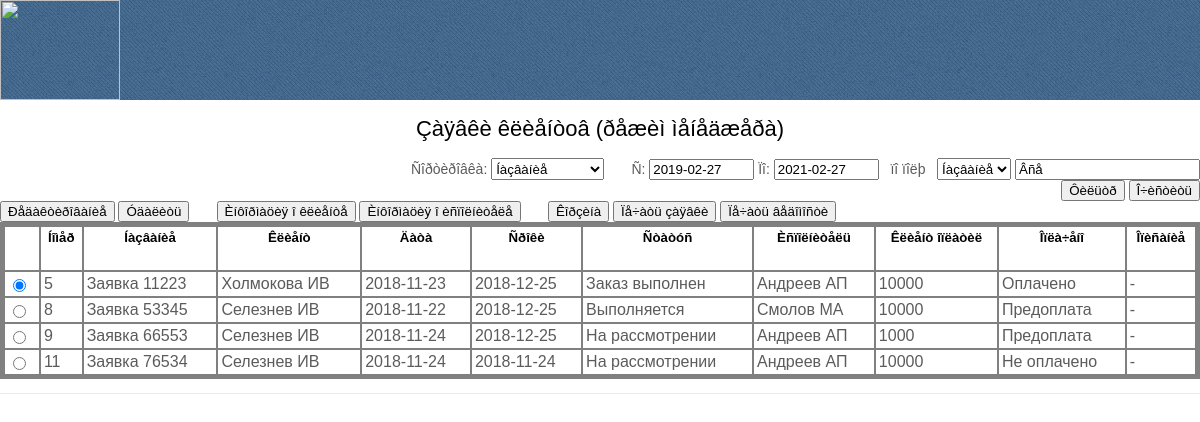
The app's page /servicecentre/reqmng.php with its own data.
### tables this page shows
CREATE TABLE IF NOT EXISTS `request` (
  `idrequest` int(11) NOT NULL AUTO_INCREMENT,
  `idclient` int(11) NOT NULL,
  `idworker` int(11) DEFAULT NULL,
  `date` date DEFAULT NULL,
  `name` char(80) DEFAULT NULL,
  `term` date DEFAULT NULL,
  `status` char(80) DEFAULT NULL,
  `cost` int(11) NOT NULL,
  `paid` varchar(80) NOT NULL,
  `discr` varchar(80) NOT NULL,
  PRIMARY KEY (`idrequest`),
  KEY `R_1` (`idclient`),
  KEY `R_2` (`idworker`)
);

CREATE TABLE IF NOT EXISTS `client` (
  `idclient` int(11) NOT NULL AUTO_INCREMENT,
  `enterprise` char(80) DEFAULT NULL,
  `fio` char(80) DEFAULT NULL,
  `mail` char(80) DEFAULT NULL,
  `login` char(80) DEFAULT NULL,
  `parol` char(80) DEFAULT NULL,
  `phone` char(80) DEFAULT NULL,
  `info` char(80) DEFAULT NULL,
  PRIMARY KEY (`idclient`)
);

CREATE TABLE IF NOT EXISTS `worker` (
  `idworker` int(11) NOT NULL AUTO_INCREMENT,
  `fio` char(80) DEFAULT NULL,
  `post` char(80) DEFAULT NULL,
  `phone` char(80) DEFAULT NULL,
  `login` char(80) DEFAULT NULL,
  `parol` char(80) DEFAULT NULL,
  PRIMARY KEY (`idworker`)
);

### servicecentre/reqmng.php (the view, shortened to what this page needs)
<html >
<head>
<link href="style.css" rel="stylesheet" type="text/css" media="screen" />
</head>
<body>
<div id="wrapper">
	<div id="header-wrapper1">
 			<div id="logo">
				<a href="project.php"> <img src="images/ëîãî.jpg" width="120" height="100"> </a>
			</div>
		<div id="header1" class="container">
<?
require "menu.php";
?>
		</div>
	</div>
		<div style="clear: both;">
        			<div class="post">
     <br>
   <div  style="font-size:22px; color:#000" align="center">Çàÿâêè êëèåíòoâ  (ðåæèì ìåíåäæåðà)</div>
      <br>
 <form name="form2"  method="post"  >
   <?
		$filter=$_GET["filter"];
		$sort=$_GET["sort"];
if ($filter==0)
{
$date1=(date("Y")-1)."-".date("m")."-".date("d");
$date2=(date("Y")+1)."-".date("m")."-".date("d");
}
if ($filter==1)
{
$date1=$_POST['date1'];
$date2=$_POST['date2'];
$fieldfind = $_POST['findname'];
$value1 = $_POST['FilterValue1'];
$s="SELECT request.*, client.fio as clientfio, worker.fio as workerfio FROM client, request LEFT JOIN worker ON request.idworker=worker.idworker where request.idclient=client.idclient and $fieldfind" ;
if ($value1!="Âñå")
$s=$s." LIKE '%$value1"."%' COLLATE cp1251_general_ci ";
Else
$s=$s."=$fieldfind ";
$s=$s." and date>='$date1' and date<='$date2' ";
}
else
		 $s="SELECT request.*, client.fio as clientfio, worker.fio as workerfio FROM client, request LEFT JOIN worker ON request.idworker=worker.idworker where request.idclient=client.idclient ";
	 ?>
     		<div align="right">
Ñîðòèðîâêà:
				<select name="sortname"  style="height:22; width:auto" onChange="this.form.action='reqmng.php?sort=1&filter=<? echo $filter;?>'; this.form.submit();" >
					<option value="name"  <? if ($fieldsort=="name") {?> selected="selected" <? }?>>Íàçâàíèå </option>
			  </select>
        &nbsp;    &nbsp;    &nbsp;
            Ñ:
				<input   name="date1"  value="<? echo "$date1";?>"   size="10" type="text">
            Ïî:
                <input   name="date2"   type="text"  value="<? echo "$date2";?>" size="10">
    &nbsp;
ïî ïîëþ
 &nbsp;
				<select name="findname"  style="height:22; width:auto"  >
					<option value="name"  <? if ($fieldfind=="name") {?> selected="selected" <? }?>>Íàçâàíèå </option>
			  </select>
				<input   name="FilterValue1"  onFocus="if (this.value=='Âñå') this.value=''"  value="<? if ($filter==1) echo "$value1"; else echo("Âñå"); ?>" onBlur="checkFilterValue1()"  type="text">
				<br>
				<input  type="button"  name="button1"  onclick="this.form.action='reqmng.php?filter=1&sort=<? echo $sort;?>'; this.form.submit();"   value="Ôèëüòð">
				<input  type="button"  name="button2"  onclick="this.form.action='reqmng.php?filter=0&sort=<? echo $sort;?>'; this.form.submit();"   value="Î÷èñòèòü">
           <br>
        </div>
<?
 $r=mysql_query($s);
?>
 <input  type="button"  name="button4" <? if (mysql_num_rows($r)==0) {?>    disabled="disabled"<? }?>   onclick="this.form.action='updreqmng.php?upd=1&step=1'; this.form.submit();" value="Ðåäàêòèðîâàíèå">
 <input  type="button"  name="button" <? if (mysql_num_rows($r)==0) {?>    disabled="disabled"<? }?>  onclick="qwest=window.confirm('Âû äåéñòâèòåëüíî õîòèòå óäàëèòü çàïèñü?');  if (qwest) {this.form.action='delrequest.php'; this.form.submit();}" value="Óäàëèòü">
   <input  type="button"  name="button4" <? if (mysql_num_rows($r)==0) {?>    disabled="disabled"<? }?>   onclick="this.form.action='client.php'; this.form.submit();" value="Èíôîðìàöèÿ î êëèåíòå">
  <input  type="button"  name="button4" <? if (mysql_num_rows($r)==0) {?>    disabled="disabled"<? }?>   onclick="this.form.action='worker.php'; this.form.submit();" value="Èíôîðìàöèÿ î èñïîëíèòåëå">
  <input  type="button"  name="button4" <? if (mysql_num_rows($r)==0) {?>    disabled="disabled"<? }?>   onclick="this.form.action='servicing.php'; this.form.submit();" value="Êîðçèíà">
  <input  type="button"  name="button4" <? if (mysql_num_rows($r)==0) {?>    disabled="disabled"<? }?>   onclick="this.form.action='expreq.php'; this.form.submit();" value="Ïå÷àòü çàÿâêè">
    <input  type="button"  name="button4" <? if (mysql_num_rows($r)==0) {?>    disabled="disabled"<? }?>   onclick="this.form.action='explst.php?sort=<? echo $sort;?>&filter=<? echo $filter;?>'; this.form.submit();" value="Ïå÷àòü âåäîìîñòè">
  <table WIDTH=100% border=4  bordercolor="grey" cellspacing=0 cellpadding=3>
									<tr>
		<td  ><font color=white>&nbsp;</font></td>
		<td   align="center" valign="middle"><h5 style="color:#000">Íîìåð</td>
		<td   align="center" valign="middle"><h5 style="color:#000">Íàçâàíèå</td>
		<td   align="center" valign="middle"><h5 style="color:#000">Êëèåíò</td>
		<td   align="center" valign="middle"><h5 style="color:#000">Äàòà</td>
		<td   align="center" valign="middle"><h5 style="color:#000">Ñðîêè</td>
		<td   align="center" valign="middle"><h5 style="color:#000">Ñòàòóñ</td>
		<td   align="center" valign="middle"><h5 style="color:#000">Èñïîëíèòåëü</td>
		<td   align="center" valign="middle"><h5 style="color:#000">Êëèåíò îïëàòèë</td>
		<td   align="center" valign="middle"><h5 style="color:#000">Îïëà÷åíî</td>
		<td   align="center" valign="middle"><h5 style="color:#000">Îïèñàíèå</td>
			</tr>
      <?
			for ($i=0;$i<mysql_num_rows($r);$i++)
			  {
				$f=mysql_fetch_array($r);
	if ($i==0)
    echo "<td><input type=radio checked=checked name=Arrrequest[] value=".$f['idrequest']."></td>";
	else
    echo "<td><input type=radio name=Arrrequest[] value=".$f['idrequest']."></td>";
				echo "
				<td> ".$f['idrequest']."</td>
				<td> ".$f['name']."</td>
				<td> ".$f['clientfio']."</td>
				<td> ".$f['date']."</td>
				<td> ".$f['term']."</td>
				<td> ".$f['status']."</td>";
				if 	($f['workerfio']==null)
					echo "<td>Íå íàçíà÷åí</td>";
				else
					echo "<td> ".$f['workerfio']."</td>";
				echo "<td> ".$f['cost']."</td>";
				echo "<td> ".$f['paid']." </td>";
				echo "<td> ".$f['discr']." </td>";
			  }
		?>
  </table>
</form>
        </div>
	</div>
</div>
</body>
</html>

### servicecentre/style.css (style rules this page uses)
body { margin: 0; padding: 0; background: #FFFFFF; font-family: Arial, Helvetica, sans-serif; font-size: 14px; color: #5B5B5B; }
a { color: #5E5E5E; }
.container { width: 800px; margin: 0px auto; }
#header-wrapper1 { overflow: hidden; height: 100px; background: url(images/img01.jpg) repeat; }
#header1 { width: 600; height: 150px; margin: 0 auto; padding: 0px 0px; }
#logo { float: left; width: 0px; margin: 0; padding: 0; color: #FFFFFF; }
#logo a { border: none; background: none; text-decoration: none; color: #000000; }
.post { overflow: hidden; margin-bottom: 40px; border-bottom: 1px solid #E7EBED; }

### records on screen
request: idrequest "5", name "Заявка 11223", idclient.fio "Холмокова ИВ", date "2018-11-23", term "2018-12-25", status "Заказ выполнен", idworker.fio "Андреев АП", cost "10000", paid "Оплачено", discr "-"
request: idrequest "8", name "Заявка 53345", idclient.fio "Селезнев ИВ", date "2018-11-22", term "2018-12-25", status "Выполняется", idworker.fio "Смолов МА", cost "10000", paid "Предоплата", discr "-"
request: idrequest "9", name "Заявка 66553", idclient.fio "Селезнев ИВ", date "2018-11-24", term "2018-12-25", status "На рассмотрении", idworker.fio "Андреев АП", cost "1000", paid "Предоплата", discr "-"
request: idrequest "11", name "Заявка 76534", idclient.fio "Селезнев ИВ", date "2018-11-24", term "2018-11-24", status "На рассмотрении", idworker.fio "Андреев АП", cost "10000", paid "Не оплачено", discr "-"
